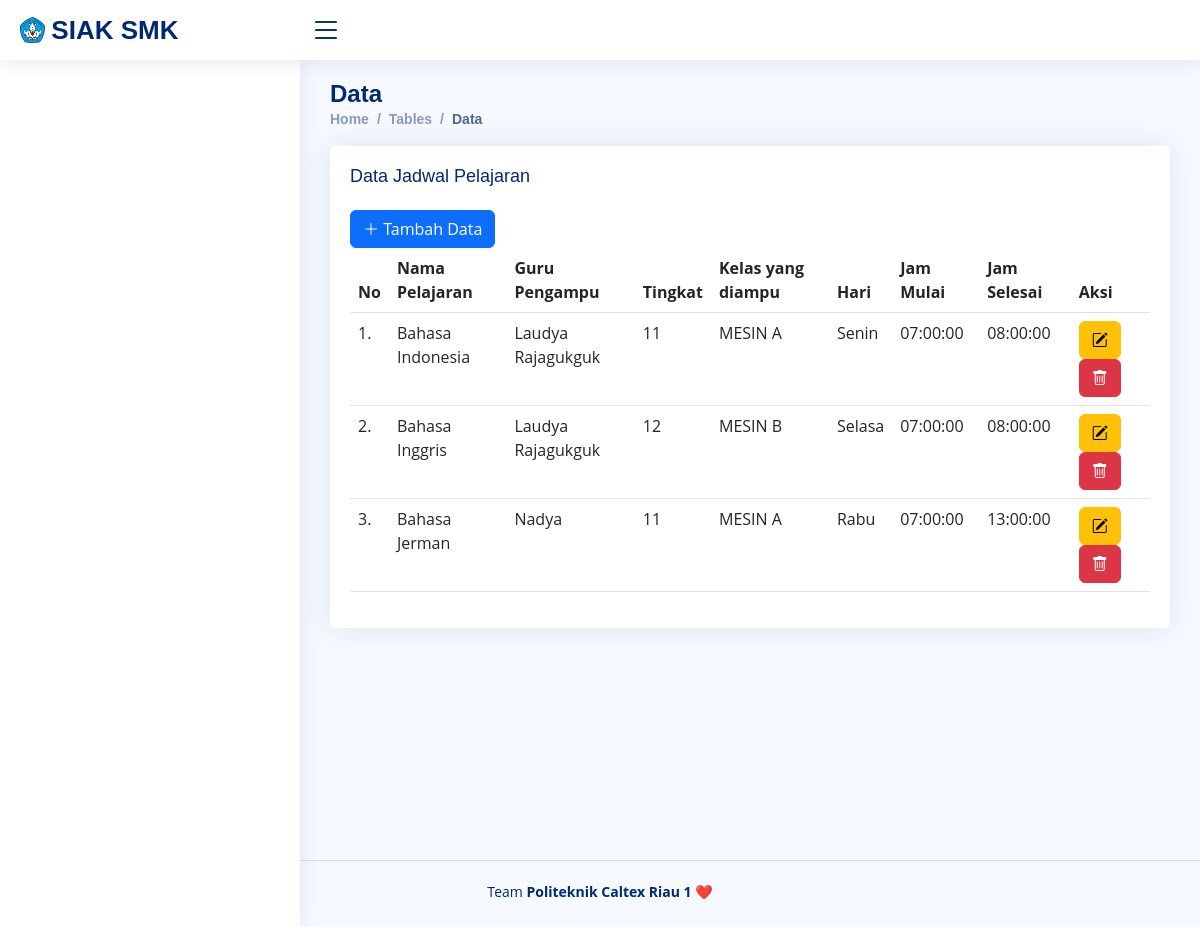
The app's page /index.php/pelajaran with its own data.
### tables this page shows
CREATE TABLE `jadwalpelajaran` (
  `id_jadwal` int(10) NOT NULL,
  `id_kelas` int(10) NOT NULL,
  `id_mapel` int(10) NOT NULL,
  `id_guru` int(100) NOT NULL,
  `tingkat` enum('10','11','12') NOT NULL,
  `hari` varchar(100) NOT NULL,
  `jammasuk` time NOT NULL,
  `jamselesai` time NOT NULL
);

CREATE TABLE `mapel` (
  `id` int(10) NOT NULL,
  `mapel` varchar(50) NOT NULL
);

CREATE TABLE `guru` (
  `id_guru` int(10) NOT NULL,
  `password` varchar(100) NOT NULL,
  `nama` varchar(100) NOT NULL,
  `nip` varchar(18) NOT NULL,
  `alamat` varchar(100) NOT NULL,
  `jk` enum('Laki-Laki','Perempuan') NOT NULL,
  `agama` enum('Islam','Kristen Protestan','Katolik','Hindu','Buddha','Konghucu') NOT NULL,
  `tmptlahir` varchar(100) NOT NULL,
  `tgllahir` date NOT NULL,
  `notelp` varchar(15) NOT NULL,
  `gambar` varchar(100) NOT NULL
);

CREATE TABLE `kelas` (
  `id_kelas` int(10) NOT NULL,
  `nama_kelas` varchar(100) NOT NULL,
  `jurusan` int(100) NOT NULL,
  `wali_kelas` int(100) NOT NULL,
  `tingkat` int(11) NOT NULL
);

### application/controllers/Pelajaran.php (called while the page is built, shortened)
<?php
class Pelajaran extends CI_Controller
{
    public function __construct()
    {
        $this->load->model('Pelajaran_model');
        $this->load->model('Guru_model');
        $this->load->model('Kelas_model');
        $this->load->model('Mapel_model');
    }
    public function index()
    {
        $data['judul'] = "Halaman Data Pelajaran";
        $data['pelajaran'] = $this->Pelajaran_model->get_jadwal();
        $this->load->view("layout/header", $data);
        $this->load->view("pelajaran/vw_pelajaran", $data);
        $this->load->view("layout/footer");
    }
}
?>

### index.php (called while the page is built, shortened)
<?php
require_once BASEPATH.'core/CodeIgniter.php';

### application/models/Pelajaran_model.php (called while the page is built, shortened)
<?php
class Pelajaran_model extends CI_Model
{
    public function get_jadwal()
    {
        $this->db->select('jadwalpelajaran.id_jadwal, mapel.id, mapel.mapel, guru.id_guru, guru.nama, kelas.tingkat, kelas.id_kelas, kelas.nama_kelas, jadwalpelajaran.hari, jadwalpelajaran.jammasuk, jadwalpelajaran.jamselesai');
        $this->db->from('jadwalpelajaran');
        $this->db->join('guru', 'jadwalpelajaran.id_guru = guru.id_guru');
        $this->db->join('kelas', 'jadwalpelajaran.id_kelas = kelas.id_kelas');
        $this->db->join('mapel', 'jadwalpelajaran.id_mapel = mapel.id');
        $query = $this->db->get();
        return $query->result_array();
    }
}

### application/views/pelajaran/vw_pelajaran.php (the view, shortened to what this page needs)
<main id="main" class="main">
    <div class="pagetitle">
        <h1>Data</h1>
        <nav>
            <ol class="breadcrumb">
                <li class="breadcrumb-item"><a href="index.html">Home</a></li>
                <li class="breadcrumb-item">Tables</li>
                <li class="breadcrumb-item active">Data</li>
            </ol>
        </nav>
    </div>
    <section class="section">
        <div class="row">
            <div class="col-lg-12">
                <div class="card">
                    <div class="card-body">
                        <h5 class="card-title">Data Jadwal Pelajaran</h5>
                        <div class="col-md-6">
                            <a href="<?= base_url() ?>Pelajaran/tambah" class="btn btn-primary">
                                <i class="bi bi-plus-lg"></i> Tambah Data
                            </a>
                        </div>
                        <table class="table datatable">
                            <thead>
                                <tr>
                                    <th scope="col">No</th>
                                    <th scope="col">Nama Pelajaran</th>
                                    <th scope="col">Guru Pengampu</th>
                                    <th scope="col">Tingkat</th>
                                    <th scope="col">Kelas yang diampu</th>
                                    <th scope="col">Hari</th>
                                    <th scope="col">Jam Mulai</th>
                                    <th scope="col">Jam Selesai</th>
                                    <th scope="col">Aksi</th>
                                </tr>
                            </thead>
                            <tbody>
                                <?php $i = 1; ?>
                                <?php foreach ($pelajaran as $us) : ?>
                                <tr>
                                    <td><?= $i; ?>.</td>
                                    <td><?= $us['mapel']; ?></td>
                                    <td><?= $us['nama']; ?></td>
                                    <td><?= $us['tingkat']; ?></td>
                                    <td><?= $us['nama_kelas']; ?></td>
                                    <td><?= $us['hari']; ?></td>
                                    <td><?= $us['jammasuk']; ?></td>
                                    <td><?= $us['jamselesai']; ?></td>
                                    <td>
                                        <a href="<?= base_url('Pelajaran/edit/') . $us['id_jadwal']; ?>"
                                            class="btn btn-warning"><i class="bi bi-pencil-square"></i></a>
                                        <button type="button" class="btn btn-danger"
                                            onclick="hapusPelajaran(<?= $us['id_jadwal']; ?>)"><i
                                                class="bi bi-trash"></i></button>
                                    </td>
                                </tr>
                                <?php $i++; ?>
                                <?php endforeach; ?>
                            </tbody>
                        </table>
                    </div>
                </div>
            </div>
        </div>
    </section>
</main>

### assets/css/style.css (style rules this page uses)
:root { scroll-behavior: smooth; }
body { font-family: "Open Sans", sans-serif; background: #f6f9ff; color: #444444; }
a { color: #4154f1; text-decoration: none; }
h1, h2, h3, h4, h5, h6 { font-family: "Nunito", sans-serif; }
#main { margin-top: 60px; padding: 20px 30px; transition: all 0.3s; min-height: 100vh; }
.pagetitle { margin-bottom: 10px; }
.pagetitle h1 { font-size: 24px; margin-bottom: 0; font-weight: 600; color: #012970; }
.card { margin-bottom: 30px; border: none; border-radius: 5px; box-shadow: 0px 0 30px rgba(1, 41, 112, 0.1); margin-left: auto; margin-right: auto; }
.card-title { padding: 20px 0 15px 0; font-size: 18px; font-weight: 500; color: #012970; font-family: "Poppins", sans-serif; }
.card-body { padding: 0 20px 20px 20px; }
.breadcrumb { font-size: 14px; font-family: "Nunito", sans-serif; color: #899bbd; font-weight: 600; }
.breadcrumb a { color: #899bbd; transition: 0.3s; }
.breadcrumb .breadcrumb-item::before { color: #899bbd; }
.breadcrumb .active { color: #51678f; font-weight: 600; }
@media (min-width: 1200px) { #main { margin-left: 300px; } }

### records on screen
jadwalpelajaran: id_mapel.mapel "Bahasa Indonesia", id_guru.nama "Laudya Rajagukguk", id_kelas.tingkat "11", id_kelas.nama_kelas "MESIN A", hari "Senin", jammasuk "07:00:00", jamselesai "08:00:00"
jadwalpelajaran: id_mapel.mapel "Bahasa Inggris", id_guru.nama "Laudya Rajagukguk", id_kelas.tingkat "12", id_kelas.nama_kelas "MESIN B", hari "Selasa", jammasuk "07:00:00", jamselesai "08:00:00"
jadwalpelajaran: id_mapel.mapel "Bahasa Jerman", id_guru.nama "Nadya", id_kelas.tingkat "11", id_kelas.nama_kelas "MESIN A", hari "Rabu", jammasuk "07:00:00", jamselesai "13:00:00"
